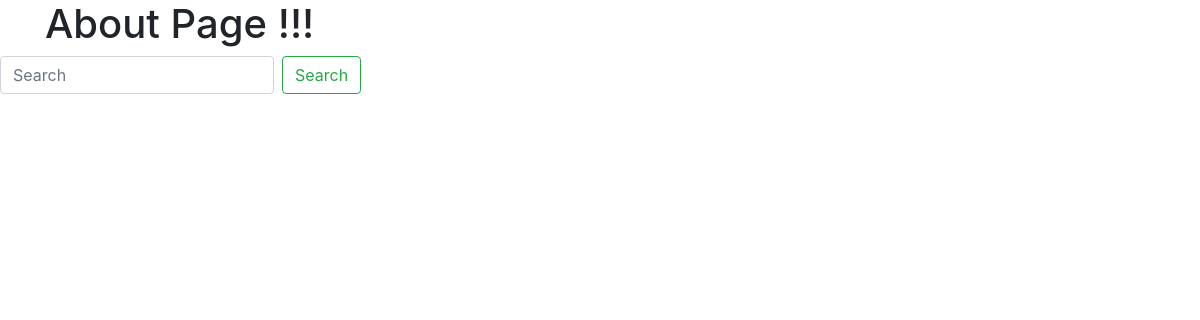
Page /about/ on the earlier database version.
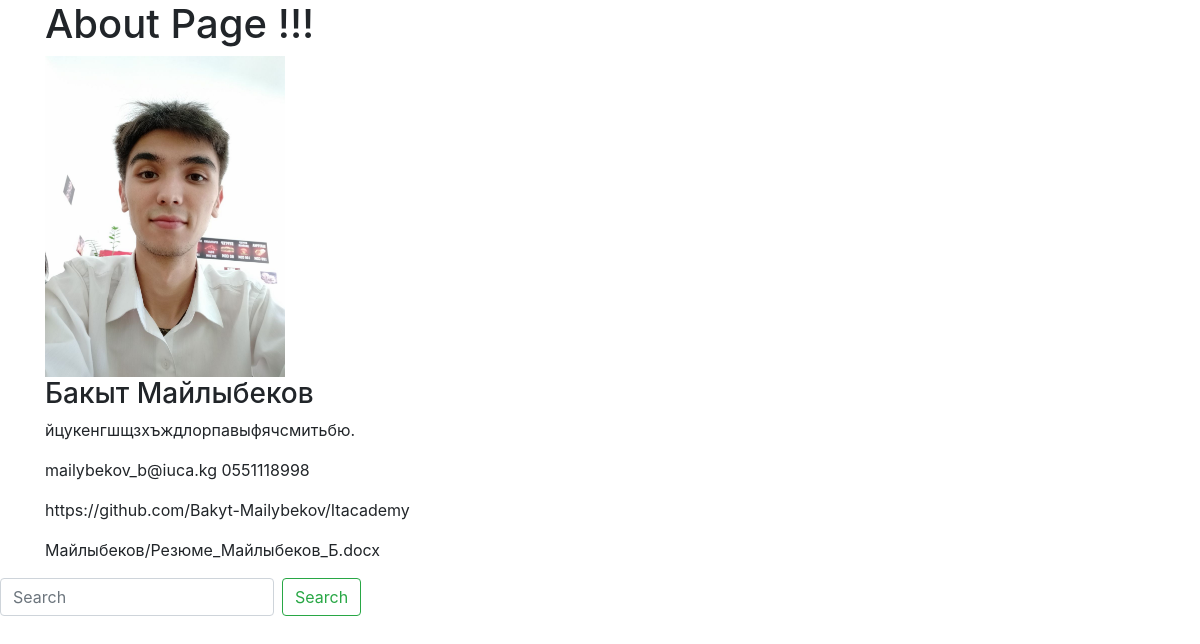
Same page on the later database version.
### kssdasite/models.py (models this page shows, shortened)
class Alumni(models.Model):
	class Meta:
		verbose_name_plural = 'Alumni'
	first_name_alumni = models.CharField(max_length=32)
	last_name_alumni = models.CharField(max_length=32)
	picture_alumni = models.ImageField(upload_to=upload_location, max_length=255, blank=True, null=True)
	description_alumni = models.TextField(blank=True, null=True)
	email_alumni = models.EmailField(max_length=50, blank=True, null=True)
	phone_number_alumni = models.CharField(max_length=32, blank=True, null=True)
	github_link_alumni = models.URLField(blank=True, null=True)
	cv_alumni = models.FileField(upload_to=upload_location, default="")
	language_alumni = models.ForeignKey(Language, default="", on_delete=models.CASCADE, blank=True)

### kssdasite/views.py (the view)
# urls.py: path('about/', views.about, name='About'),
def about(request):
    alumni = Alumni.objects.all()
    search_query = request.GET.get('search', '')
    if search_query:
        alumni = Alumni.objects.filter(first_name_alumni=search_query)
    else:
        alumni = Alumni.objects.all()
    return render(request, 'kssdasite/about.html', {'alumnis': alumni})

### kssdasite/templates/kssdasite/about.html (shortened to what this page needs)
<!DOCTYPE html>
<html lang="en">
  <head>
    <link rel="stylesheet" href="https://maxcdn.bootstrapcdn.com/bootstrap/4.0.0/css/bootstrap.min.css">
  </head>
  <body>
  	<div class="container">
	    <h1>About Page !!!</h1>
			{% for alumni in alumnis %}
				<img src="{{ alumni.picture_alumni.url }}" width="240">
				<h3>{{ alumni.first_name_alumni }} {{ alumni.last_name_alumni }} </h3>
        <p>{{ alumni.description_alumni }}</p>
				<p>{{ alumni.email_alumni }} {{ alumni.phone_number_alumni }}</p>
        <p>{{ alumni.github_link_alumni }}</p>
        <p>{{ alumni.cv_alumni }}</p>
			{% endfor %}
	</div>
  <form class="form-inline my-2 my-lg-0" action="{% url 'About' %}">
    <input class="form-control mr-sm-2" type="search" placeholder="Search" aria-lable="Search" name="search">
    <button class="btn btn-outline-success my-2 my-sm-0" type="submit">Search</button>
  </form>
  </body>
</html>

Differences in the rows shown:
added Alumni: picture_alumni (picture), first_name_alumni "Бакыт", last_name_alumni "Майлыбеков", description_alumni "йцукенгшщзхъждлорпавыфячсмитьбю.", email_alumni "mailybekov_b@iuca.kg", phone_number_alumni "0551118998", github_link_alumni "https://github.com/Bakyt-Mailybekov/Itacademy", cv_alumni "Майлыбеков/Резюме_Майлыбеков_Б.docx"
